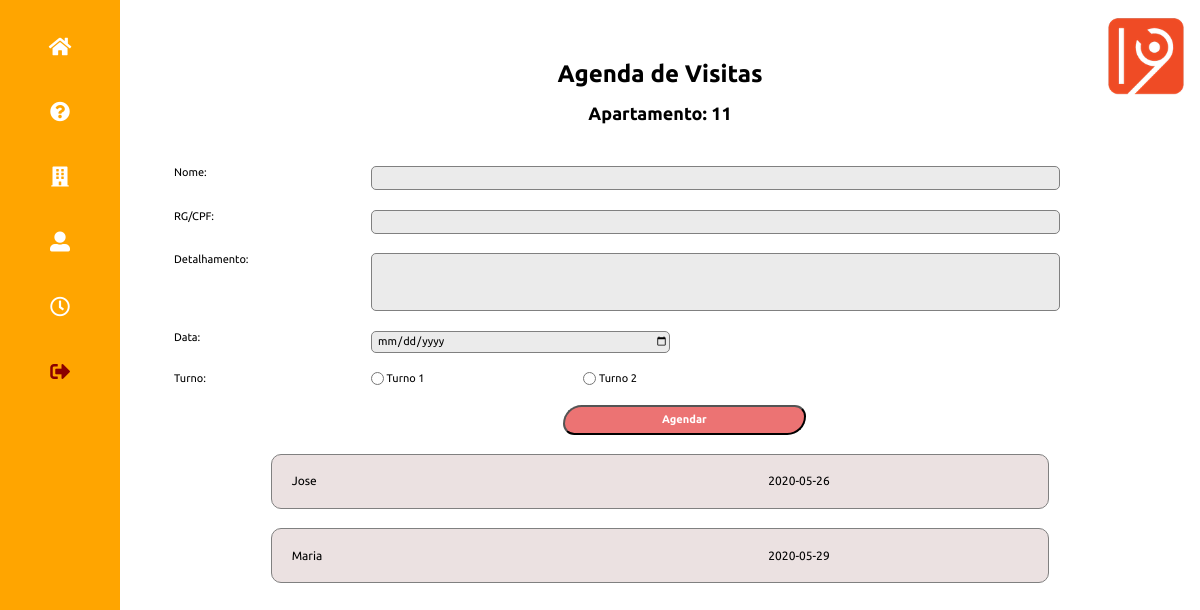
Page /cond_agendar_visita (signed in) on the earlier database version.
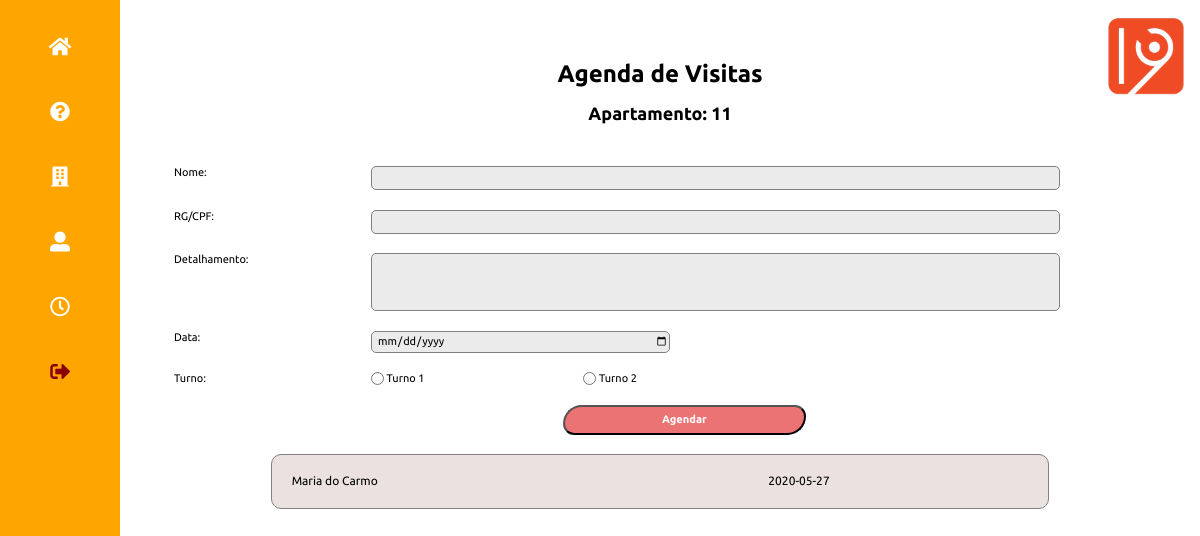
Same page on the later database version.
### tables this page shows
CREATE TABLE 'cond_agenda_visitas' 
	('id' INTEGER PRIMARY KEY AUTOINCREMENT, 
	 'nome' VARCHAR NOT NULL, 
	 'doc' VARCHAR NOT NULL, 
	 'detalhe' VARCHAR, 
	 'id_usuario' INTEGER, 
	 'data_visita' DATETIME, 
	 'data_log' DATETIME DEFAULT CURRENT_TIMESTAMP, 
	 'turno' INTEGER NOT NULL );

### app.py (the view, shortened to what this page needs)
@app.route('/cond_agendar_visita', methods=['POST', 'GET'])
def cond_agendar_visita():
    db = get_db()
    if 'user' in session:
        user = session['user']
        admin = session['admin']
        cur  = db.execute('select andar, apto from condominio_moradores where id=?',[user])
        r_morador = cur.fetchone()
        cur_visitas  = db.execute('select nome, doc, data_visita, turno from cond_agenda_visitas where id_usuario = ? order by data_visita',[user])
        r_visitas = cur_visitas.fetchall()
        return render_template('condominio_agendar_vista.html',user=user, admin=admin, r_morador=r_morador, r_visitas=r_visitas)
    else:
        return 'precisa logar'

### app.py (called while the page is built)
def connect_db():
    sql = sqlite3.connect('/Users/fabio/flask/condominio.db')
    sql.row_factory = sqlite3.Row
    return sql

def get_db():
    if not hasattr(g, 'sqlite3'):
        g.sqlite_db = connect_db()
    return  g.sqlite_db

### templates/condominio_agendar_vista.html (shortened to what this page needs)
<!doctype html>
{% from "condominio_menu.html" import condominio_menu %}
<html lang="pt-br">
<head>
    <link rel="stylesheet" href="../static/css/normalize.css">
    <link rel="stylesheet" href="https://use.fontawesome.com/releases/v5.0.13/css/all.css">
    <link rel="stylesheet" href="../static/css/estilo_gincana.css">
</head>
<body>
    <header class="topo-pagina">
        {% block condominio_menu %}
            {{ condominio_menu(user,admin) }}
        {% endblock %}
        <p class="logo"><img src="../static/images/one9.webp" /></p>
    </header>
    <main class="bloco-principal">
        <h1>Agenda de Visitas</h1>
        {%  set casa = r_morador['andar'] ~ r_morador['apto'] %}
        <h2>Apartamento: {{ casa }} </h2>
        <div>
            <form action="/cond_agendar_visita" method="POST" class="form-cadastro">
                    <label> Nome: </label>
                    <input type="text" id="form-agenda-nome" name="form-agenda-nome" class="form-cadastro-nome" /> <br>
                    <label> RG/CPF: </label>
                    <input type="text" id="form-agenda-doc" name="form-agenda-doc" class="form-cadastro-nome" /> <br>
                    <label> Detalhamento: </label>
                    <input type="text" id="form-agenda-detalhe" name="form-agenda-detalhe" class="form-cadastro-voce" /><br>
                    <label> Data: </label>
                    <input type="date" id="form-agenda-data" name="form-agenda-data" class="form-cadastro-nascimento" /> <br>
                    <label> Turno: </label>
                    <input type="radio" id="form-agenda-turno" name="form-agenda-turno" class="form-cadastro-tipo" value="1" />
                    <label>Turno 1 </label>
                    <input type="radio" id="form-agenda-turno" name="form-agenda-turno" class="form-cadastro-parentesco" value="2" />
                    <label>Turno 2 </label>
                    <button type="submit" class="form-cadastro-butao"> Agendar </button>
            </form>
        </div>
        <div class="bloco-tabela-moradores">
            {% for visita in r_visitas %}
            <table cellpadding="0" cellspacing="0" class="tabela-moradores">
                    <tr>
                        <td class="bloco-r-visita-a"> {{ visita['nome'] }} </td>
                        <td class="bloco-r-visita-b"> {{ visita['data_visita'] }} </td>
                    </tr>
            </table>
            {% endfor %}
        </div>
    </main>
</body>
</html>

Differences in the rows shown:
removed cond_agenda_visitas: nome "Jose", data_visita "2020-05-26"
removed cond_agenda_visitas: nome "Maria", data_visita "2020-05-29"
added cond_agenda_visitas: nome "Maria do Carmo", data_visita "2020-05-27"
